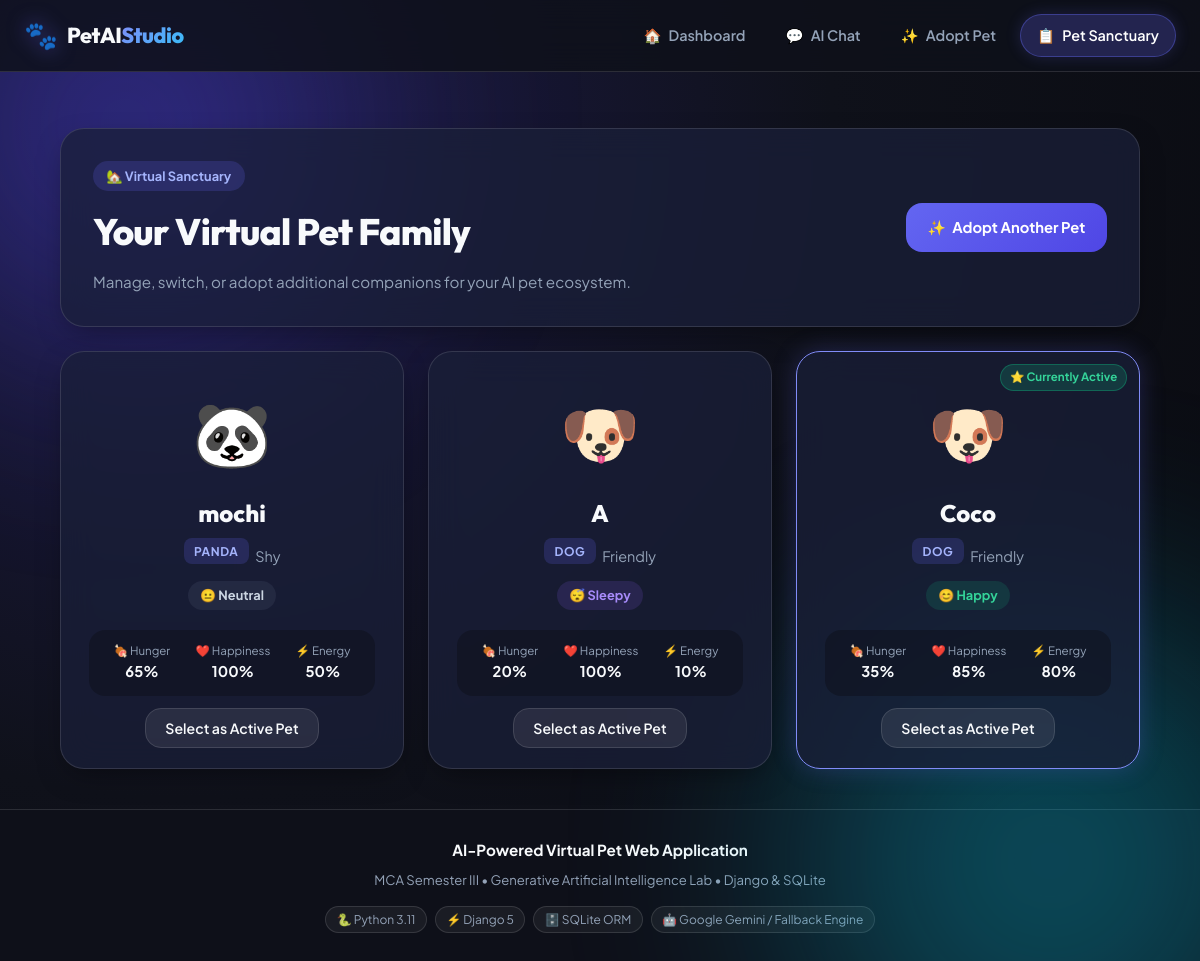
The page /pets/ (signed in) on the database its author committed.
### pet/models.py (models this page shows, shortened)
class Pet(models.Model):
    PET_TYPE_CHOICES = [
        ('Cat', 'Cat 🐱'),
        ('Dog', 'Dog 🐶'),
        ('Rabbit', 'Rabbit 🐰'),
        ('Panda', 'Panda 🐼'),
    ]
    PERSONALITY_CHOICES = [
        ('Friendly', 'Friendly 😊'),
        ('Playful', 'Playful 🎾'),
        ('Shy', 'Shy 🙈'),
        ('Curious', 'Curious 🔍'),
    ]
    MOOD_CHOICES = [
        ('Happy', 'Happy 😊'),
        ('Excited', 'Excited 🤩'),
        ('Hungry', 'Hungry 🍖'),
        ('Sleepy', 'Sleepy 😴'),
        ('Sad', 'Sad 🥺'),
        ('Playful', 'Playful 🎾'),
        ('Neutral', 'Neutral 😐'),
    ]
    name = models.CharField(max_length=60, help_text="The pet's customizable name")
    pet_type = models.CharField(max_length=20, choices=PET_TYPE_CHOICES, default='Cat')
    personality = models.CharField(max_length=20, choices=PERSONALITY_CHOICES, default='Friendly')
    hunger = models.IntegerField(
        default=30,
        validators=[MinValueValidator(0), MaxValueValidator(100)],
        help_text="0 (Full) to 100 (Starving)"
    )
    happiness = models.IntegerField(
        default=80,
        validators=[MinValueValidator(0), MaxValueValidator(100)],
        help_text="0 (Very Unhappy) to 100 (Very Happy)"
    )
    energy = models.IntegerField(
        default=80,
        validators=[MinValueValidator(0), MaxValueValidator(100)],
        help_text="0 (Exhausted) to 100 (Fully Energetic)"
    )
    mood = models.CharField(max_length=20, choices=MOOD_CHOICES, default='Happy')
    created_at = models.DateTimeField(auto_now_add=True)
    updated_at = models.DateTimeField(auto_now=True)
    class Meta:
        ordering = ['-created_at']
        verbose_name = 'Virtual Pet'
        verbose_name_plural = 'Virtual Pets'
    @property
    def pet_emoji(self):
        emoji_map = {
            'Cat': '🐱',
            'Dog': '🐶',
            'Rabbit': '🐰',
            'Panda': '🐼',
        }
        return emoji_map.get(self.pet_type, '🐾')
    @property
    def mood_emoji(self):
        mood_map = {
            'Happy': '😊',
            'Excited': '🤩',
            'Hungry': '🤤',
            'Sleepy': '😴',
            'Sad': '🥺',
            'Playful': '🎾',
            'Neutral': '😐',
        }
        return mood_map.get(self.mood, '😊')
    @property
    def mood_badge_class(self):
        return f"badge-mood-{self.mood.lower()}"

### pet/views.py (the view)
# urls.py: path('pets/', views.list_pets, name='list_pets'),
def list_pets(request):
    pets = Pet.objects.all()
    active_pet = get_current_pet(request)
    return render(request, 'pet/list_pets.html', {
        'pets': pets,
        'active_pet': active_pet,
    })

### pet/views.py (called while the page is built)
def get_current_pet(request):
    pet_id = request.session.get('active_pet_id')
    if pet_id:
        try:
            return Pet.objects.get(id=pet_id)
        except Pet.DoesNotExist:
            pass
    pet = Pet.objects.first()
    if pet:
        request.session['active_pet_id'] = pet.id
    return pet

### pet/templates/pet/list_pets.html (shortened to what this page needs)
{% extends 'pet/base.html' %}
{% load static %}
{% block content %}
<div class="sanctuary-container">
    <div class="sanctuary-header-card glass-panel">
        <div class="sanctuary-title-group">
            <span class="header-badge">🏡 Virtual Sanctuary</span>
            <h1 class="page-title">Your Virtual Pet Family</h1>
            <p class="page-subtitle">Manage, switch, or adopt additional companions for your AI pet ecosystem.</p>
        </div>
        <a href="{% url 'create_pet' %}" class="btn btn-adopt-new" id="btn-adopt-new-top">
            <span>✨</span> Adopt Another Pet
        </a>
    </div>
    <div class="pets-grid">
        {% for p in pets %}
            <div class="pet-card glass-panel {% if active_pet and active_pet.id == p.id %}active-pet-card{% endif %}" id="pet-card-{{ p.id }}">
                {% if active_pet and active_pet.id == p.id %}
                    <div class="active-badge">⭐ Currently Active</div>
                {% endif %}
                <div class="pet-card-avatar">{{ p.pet_emoji }}</div>
                <h2 class="pet-card-name">{{ p.name }}</h2>
                <div class="pet-card-tags">
                    <span class="pet-type-chip">{{ p.pet_type }}</span>
                    <span class="personality-tag">{{ p.personality }}</span>
                </div>
                <div class="pet-card-mood {{ p.mood_badge_class }}">
                    {{ p.mood_emoji }} {{ p.mood }}
                </div>
                <div class="pet-card-metrics">
                    <div class="metric-mini">
                        <span class="metric-label">🍖 Hunger</span>
                        <span class="metric-val">{{ p.hunger }}%</span>
                    </div>
                    <div class="metric-mini">
                        <span class="metric-label">❤️ Happiness</span>
                        <span class="metric-val">{{ p.happiness }}%</span>
                    </div>
                    <div class="metric-mini">
                        <span class="metric-label">⚡ Energy</span>
                        <span class="metric-val">{{ p.energy }}%</span>
                    </div>
                </div>
                <div class="pet-card-actions">
                    <a href="{% url 'switch_pet' p.id %}" class="btn btn-switch-pet" id="btn-switch-{{ p.id }}">
                        Select as Active Pet
                    </a>
                </div>
            </div>
        {% endfor %}
    </div>
</div>
{% endblock %}

### rows shown on the page
Pet: pet_emoji "🐼", name "mochi", pet_type "PANDA", personality "Shy", mood_emoji "😐", mood "Neutral", hunger "65", happiness "100", energy "50"
Pet: pet_emoji "🐶", name "A", pet_type "DOG", personality "Friendly", mood_emoji "😴", mood "Sleepy", hunger "20", happiness "100", energy "10"
Pet: shows "⭐ Currently Active", pet_emoji "🐶", name "Coco", pet_type "DOG", personality "Friendly", mood_emoji "😊", mood "Happy", hunger "35", happiness "85", energy "80"
